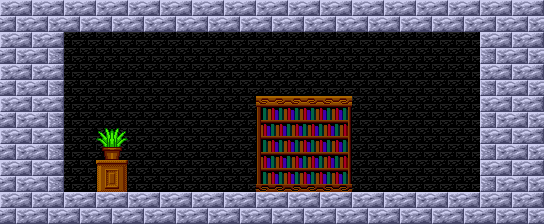

A 2D game scene composited from a Tiled map and its tileset images. What follows is a short description and the map's XML, with every tile layer's data as written:
An orthogonal 17x7 tile map with 32x32 px tiles, 1 tile layer (Capa de Patrones 1), 2 tilesets and 3 objects (STAGE_LIBRARY1).

<map version="1.0" orientation="orthogonal" width="17" height="7" tilewidth="32" tileheight="32">
 <tileset firstgid="1" name="tileset" tilewidth="32" tileheight="32">
  <image source="../tileset/tileset.png" width="256" height="512" />
 </tileset>
 <tileset firstgid="129" name="objset" tilewidth="64" tileheight="64">
  <image source="../tileset/objset.png" trans="000000" width="512" height="512" />
 </tileset>
 <layer name="Capa de Patrones 1" width="17" height="7">
  <data encoding="csv">
2,2,2,2,2,2,2,2,2,2,2,2,2,2,2,2,2,
2,4,1,1,1,1,1,1,1,1,1,1,1,1,1,3,2,
2,4,1,1,1,1,1,1,1,1,1,1,1,1,1,3,2,
2,4,1,1,1,1,1,1,60,57,63,1,1,1,1,3,2,
2,4,1,71,1,1,1,1,59,56,62,1,1,1,1,3,2,
2,4,1,43,1,1,1,1,61,58,64,1,1,1,1,3,2,
2,2,2,2,2,2,2,2,2,2,2,2,2,2,2,2,2
</data>
 </layer>
 <objectgroup name="Capa de Objetos 1" width="17" height="7">
  <object gid="130" x="158" y="205" />
  <object name="STAGE_LIBRARY1" gid="130" x="383" y="206" />
  <object gid="131" x="156" y="205" />
 </objectgroup>
</map>
